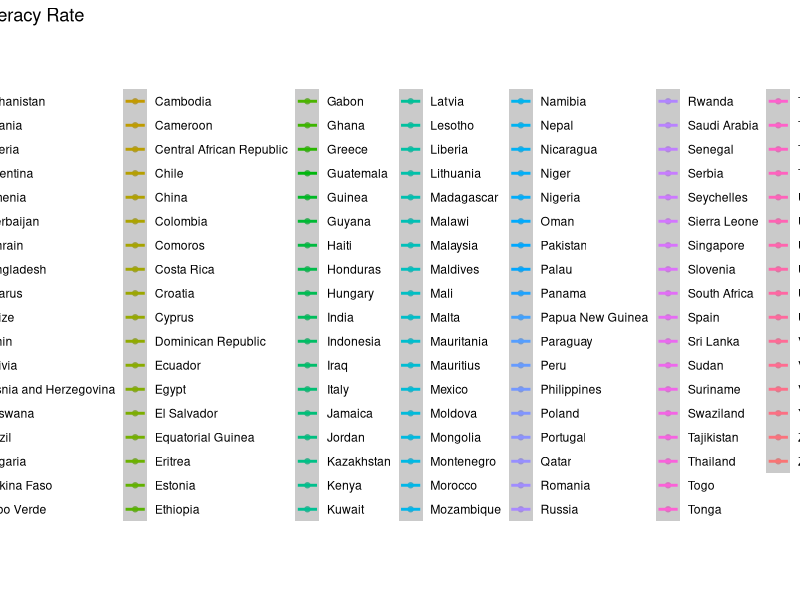

The R script that drew this image: (Note: this script raises an error after producing the figure.)
## ---- chunk 1
library(ggplot2)
library(tidyverse)
library(dplyr)
## ---- chunk 2
library(readr)
literacy_rate <- read_csv("literacy_rate.csv")
lit_rate<-literacy_rate
View(lit_rate)
## ---- chunk 3
library(readr)
gdp_improvement_rate <- read_csv("gdp_improvement_rate.csv")
gdp<-gdp_improvement_rate
View(gdp)
## ---- chunk 4
library(readr)
unemployment <- read_csv("unemployment.csv")
View(unemployment)
## ---- chunk 5
lit_gdp<-merge(lit_rate, gdp, by="country")
View(lit_gdp)
## ---- chunk 6
lit_gdp_unemploy<-merge(lit_gdp, unemployment, by="country")
View(lit_gdp_unemploy)
## ---- chunk 7
colnames(lit_gdp_unemploy)[colnames(lit_gdp_unemploy)== "growth_rate"] = "GDP"
colnames(lit_gdp_unemploy)[colnames(lit_gdp_unemploy)== "unemployment_percentage"] = "employ_rate"
colnames(lit_gdp_unemploy)[colnames(lit_gdp_unemploy) == "literacy_rate_percent_all"] = "lit_all"
View(lit_gdp_unemploy)
## ---- chunk 8
lit_gdp_unemploy$X6<-NULL
View(lit_gdp_unemploy)
## ---- chunk 9

## ---- chunk 10
lit_lm <- lm(lit_all~male_literacy_percent_rate+female_literacy_percent_rate + GDP + employ_rate, data = lit_gdp_unemploy)
step_lit<-step(object = lit_lm, direction = "both")
## ---- chunk 11
anova(step_lit)
## ---- chunk 12
t.test(lit_gdp_unemploy$male_literacy_percent_rate, lit_gdp_unemploy$female_literacy_percent_rate, paired = FALSE, conf.level = 0.95)
## ---- chunk 13
ggplot(data = lit_gdp_unemploy, mapping =  aes(x=lit_gdp_unemploy$male_literacy_percent_rate, y=lit_gdp_unemploy$female_literacy_percent_rate , color = country)) + geom_point() + geom_smooth() + xlab("Male Literacy Rate") + ylab("Female Literacy Rate") + ggtitle("World Literacy Rate")
## ---- chunk 14
t.test(lit_gdp_unemploy$GDP, lit_gdp_unemploy$employ_rate, paired = FALSE)
## ---- chunk 15
ggplot(data = lit_gdp_unemploy, mapping = aes(x=lit_gdp_unemploy$GDP, y=lit_gdp_unemploy))+geom_histogram(stat = "identity", position = "dodge") + xlab("GDP") + ylab("Unemployment Rate") + ggtitle("Unemployment vs. GDP")
## ---- chunk 16
lit_lm <- lm(lit_all~male_literacy_percent_rate+female_literacy_percent_rate, lit_gdp_unemploy) 
summary(lit_lm)
## ---- chunk 17
lit_lm1 <- lm(lit_all~GDP+employ_rate, lit_gdp_unemploy) 
summary(lit_lm1)
